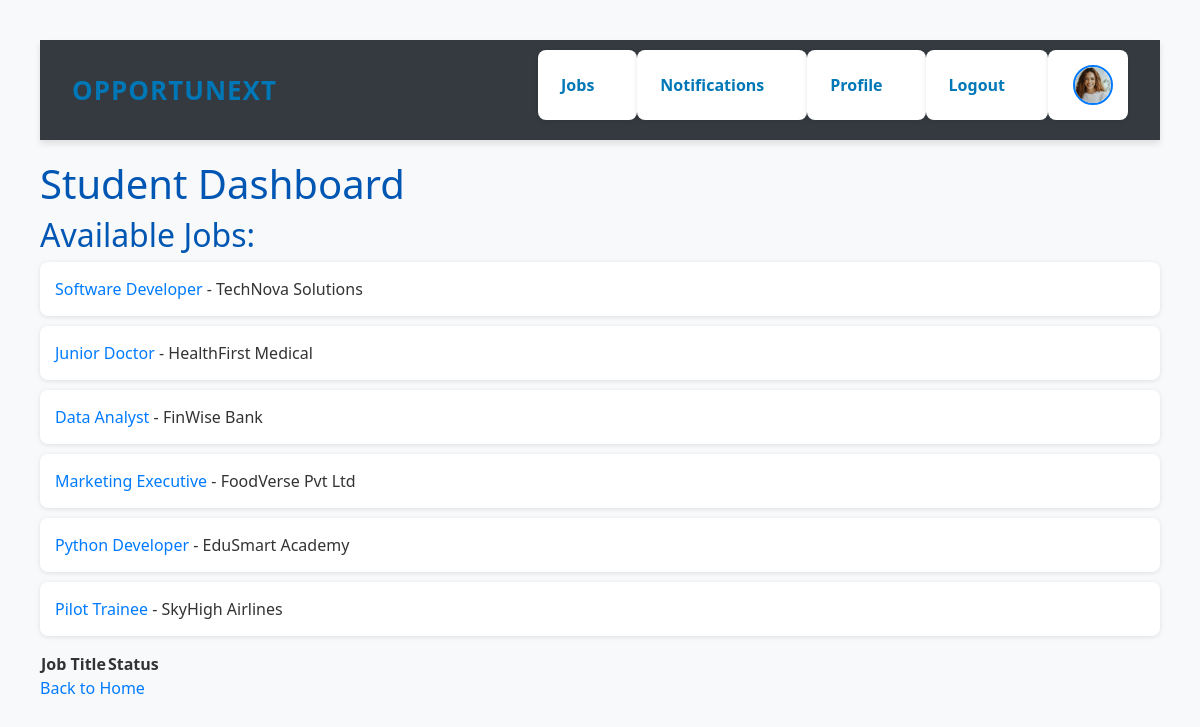
The page /dashboard/ (signed in) on the database its author committed.
### placements/models.py (models this page shows, shortened)
class Profile(models.Model):
    user = models.OneToOneField(User, on_delete=models.CASCADE)
    profile_image = models.ImageField(upload_to='profile_images/', default='profile_images/default.png')
    resume = models.FileField(upload_to='resumes/', null=True, blank=True)

class Job(models.Model):
    company = models.ForeignKey(Company, on_delete=models.CASCADE)
    title = models.CharField(max_length=255)
    description = models.TextField()
    posted_on = models.DateTimeField(auto_now_add=True)

class Company(models.Model):
    name = models.CharField(max_length=255)
    description = models.TextField()

### placements/views.py (the view)
# urls.py: path('dashboard/', views.dashboard_student, name='dashboard_student'),
@login_required
def dashboard_student(request):
    jobs = Job.objects.all()
    return render(request, 'placements/dashboard_student.html', {'jobs': jobs})

### placements/templates/placements/dashboard_student.html (shortened to what this page needs)
{% load static %}
{% include 'placements/navbar.html' %}
<!DOCTYPE html>
<html>
<head>
    <link rel="stylesheet" href="{% static 'placements/css/style.css' %}">
</head>
<body>
    <h1>Student Dashboard</h1>
    <h2>Available Jobs:</h2>
    <ul>
        {% for job in jobs %}
            <li>
                <a href="{% url 'job_detail' job.id %}">{{ job.title }}</a> - {{ job.company.name }}
            </li>
        {% empty %}
            <li>No jobs available.</li>
        {% endfor %}
    </ul>
    <table>
        <tr>
            <th>Job Title</th>
            <th>Status</th>
        </tr>
    </table>
    <a href="{% url 'home' %}">Back to Home</a>
</body>
</html>

### placements/templates/placements/navbar.html (shortened to what this page needs)
{% load static %}
<link href="https://cdn.jsdelivr.net/npm/bootstrap@5.3.0/dist/css/bootstrap.min.css" rel="stylesheet">
<nav class="navbar navbar-expand-lg navbar-custom sticky-top">
  <div class="container-fluid">
    <a class="navbar-brand" href="{% url 'home' %}">OPPORTUNEXT</a>
    <div class="collapse navbar-collapse" id="navbarNav">
      <ul class="navbar-nav ms-auto mb-2 mb-lg-0 align-items-center">
        {% if user.is_authenticated %}
          <li class="nav-item">
            <a class="nav-link" href="{% url 'dashboard_student' %}">Jobs</a>
          </li>
          <li class="nav-item">
            <a class="nav-link" href="{% url 'notifications' %}">Notifications</a>
          </li>
          <li class="nav-item">
            <a class="nav-link" href="{% url 'profile_settings' %}">Profile</a>
          </li>
          <li class="nav-item">
            <a class="nav-link" href="{% url 'logout' %}">Logout</a>
          </li>
          <li class="nav-item">
            <img src="{{ user.profile.profile_image.url }}" alt="Profile" class="profile-pic">
          </li>
        {% endif %}
      </ul>
    </div>
  </div>
</nav>

### placements/static/placements/css/style.css (style rules this page uses)
body { font-family: 'Segoe UI', Tahoma, Geneva, Verdana, sans-serif; margin: 40px; background-color: #f8f9fa; color: #333; }
h1, h2, h3 { color: #0056b3; }
a { text-decoration: none; color: #007bff; }
ul { list-style-type: none; padding: 0; }
li { background: #ffffff; margin-bottom: 10px; padding: 15px; border-radius: 8px; box-shadow: 0px 1px 5px rgba(0,0,0,0.1); }
.navbar { background-color: #343a40; padding: 10px 20px; margin-bottom: 20px; }
.navbar a { margin-right: 15px; font-weight: bold; }
.profile-pic { width: 40px; height: 40px; object-fit: cover; border-radius: 50%; border: 2px solid #007bff; }

### placements/templates/placements/navbar.html (style rules this page uses)
.navbar-custom { background: #ffffff; box-shadow: 0 4px 6px rgba(0, 0, 0, 0.1); padding: 12px 20px; }
.navbar-custom .navbar-brand { color: #0077b6; font-weight: bold; font-size: 26px; letter-spacing: 1px; }
.navbar-custom .nav-link { color: #0077b6; font-weight: 600; margin-right: 20px; font-size: 16px; transition: color 0.3s ease; }
.profile-pic { width: 40px; height: 40px; object-fit: cover; border-radius: 50%; border: 2px solid #0077b6; margin-left: 10px; }

### rows shown on the page
Job: title "Software Developer", company.name "TechNova Solutions"
Job: title "Junior Doctor", company.name "HealthFirst Medical"
Job: title "Data Analyst", company.name "FinWise Bank"
Job: title "Marketing Executive", company.name "FoodVerse Pvt Ltd"
Job: title "Python Developer", company.name "EduSmart Academy"
Job: title "Pilot Trainee", company.name "SkyHigh Airlines"
